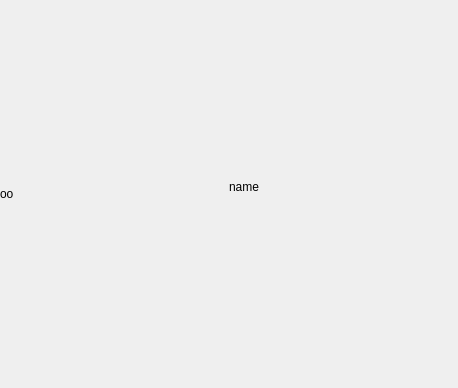
<?xml version="1.0" encoding="UTF-8"?>
<ui version="4.0">
 <class>PLSSummaryItem</class>
 <widget class="QFrame" name="PLSSummaryItem">
  <property name="geometry">
   <rect>
    <x>0</x>
    <y>0</y>
    <width>458</width>
    <height>388</height>
   </rect>
  </property>
  <property name="windowTitle">
   <string>Frame</string>
  </property>
  <layout class="QHBoxLayout" name="horizontalLayout_3">
   <property name="spacing">
    <number>0</number>
   </property>
   <property name="leftMargin">
    <number>0</number>
   </property>
   <property name="topMargin">
    <number>0</number>
   </property>
   <property name="rightMargin">
    <number>0</number>
   </property>
   <property name="bottomMargin">
    <number>0</number>
   </property>
   <item>
    <widget class="QLabel" name="channelIcon">
     <property name="enabled">
      <bool>true</bool>
     </property>
     <property name="text">
      <string>oo</string>
     </property>
    </widget>
   </item>
   <item>
    <layout class="QVBoxLayout" name="verticalLayout">
     <property name="spacing">
      <number>0</number>
     </property>
     <item>
      <spacer name="verticalSpacer">
       <property name="orientation">
        <enum>Qt::Vertical</enum>
       </property>
       <property name="sizeHint" stdset="0">
        <size>
         <width>20</width>
         <height>40</height>
        </size>
       </property>
      </spacer>
     </item>
     <item>
      <widget class="QLabel" name="nameLabel">
       <property name="text">
        <string>name</string>
       </property>
      </widget>
     </item>
     <item>
      <widget class="QLabel" name="bottomLabel">
       <property name="text">
        <string/>
       </property>
      </widget>
     </item>
     <item>
      <spacer name="verticalSpacer_2">
       <property name="orientation">
        <enum>Qt::Vertical</enum>
       </property>
       <property name="sizeHint" stdset="0">
        <size>
         <width>20</width>
         <height>40</height>
        </size>
       </property>
      </spacer>
     </item>
    </layout>
   </item>
  </layout>
 </widget>
 <resources/>
 <connections/>
</ui>
